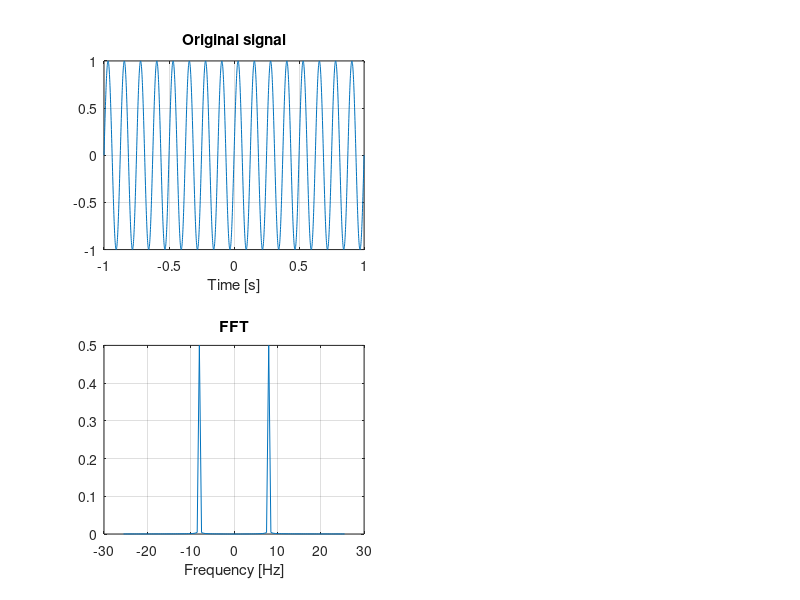
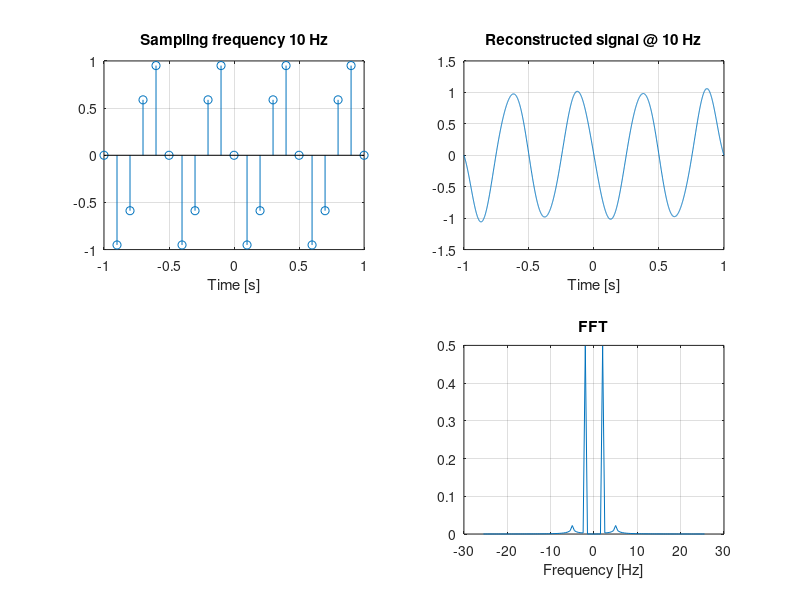
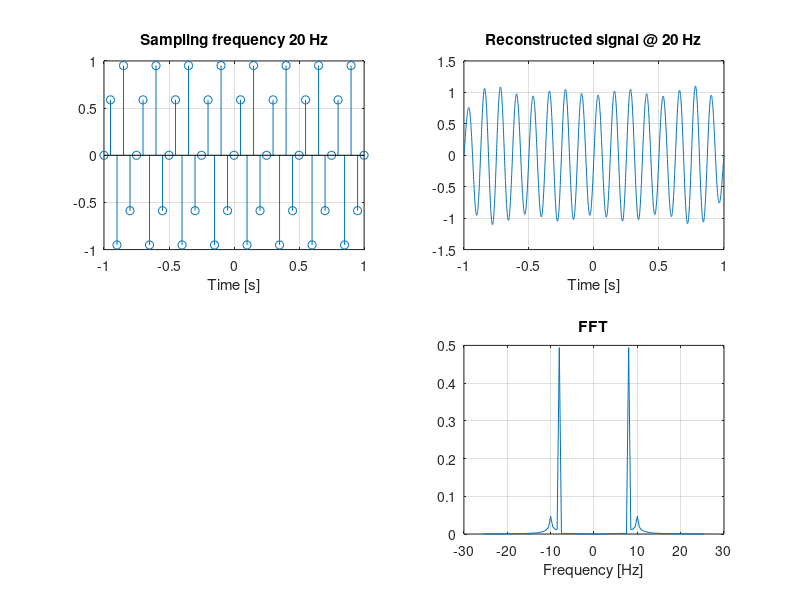

The MATLAB source for these figures, in order:
% Sampling/reconstruction/aliasing/filtering demo
%
%

function SamplingReconstruction
close all;
%Temporal limits for the example
limit=1;
dataFrequency=1000;
t=-limit:1/dataFrequency:limit;


%Definition of sinusoid components (amplitude + frequency)
%-------------------
%%%%%%%%%%%%%%%%%%%%
%Parameters to modify
%%%%%%%%%%%%%%%%%%%%
f(1)=8 ;a(1)=1;
%f(2)=7;a(2)=1;
%%%%%%%%%%%%%%%%%%%%
%-------------------

%Create the final signal from the different components
clear('y');
y=zeros(1,length(t));
for i=1:length(f)
    y=y+sin(2*pi*f(i)*t)*a(i);
end
%Plot Original Signal
temp=figure('Name','Original signal','NumberTitle','off');
resizeFigure(temp);
subplot(2,2,1); grid on;
plot(t,y); grid on;
xlabel('Time [s]');
title('Original signal');

%Compute Fourier Transform and plot it
%-------------------
%%%%%%%%%%%%%%%%%%%%
%Parameters to modify
%%%%%%%%%%%%%%%%%%%%
%Maximal frequency to display
Fmax=25;
%%%%%%%%%%%%%%%%%%%%
%-------------------
subplot(2,2,3); grid on;
fty=abs(fft(y)/length(y));
f=dataFrequency/2*linspace(0,1,round(length(y)/2));
fty=fty(1:length(f));
maxIndex=find(f>Fmax,1);
plot([-f(maxIndex:-1:2) f(1:maxIndex)], [fty(maxIndex:-1:2) fty(1:maxIndex)]); grid on;
xlabel('Frequency [Hz]');
title('FFT');

%Filter signal
%-------------------
%%%%%%%%%%%%%%%%%%%%
%Parameters to modify
%%%%%%%%%%%%%%%%%%%%
% filterType can be:
%   none: no filter
%   simplelow: first order low pass filter
%   bwlow: Butterworth low pass filter
%   bwhigh: Butterworth high pass filter
% filterType='simplelow';
% filterType='bwlow';
% filterType='bwhigh';
filterType='none';
Fc=3; %Filter cutoff frequency
filterOrder=3; % Only for Butterworth filter
%%%%%%%%%%%%%%%%%%%%
%-------------------

%Compute filter;
switch(filterType)
    case 'simplelow'
        %Simple first order low-pass filter
        % http://preview.web-ee.com/tutorials/digital_filters/1st_Order_Digital_Filter_Designer/
        k=exp(-Fc*pi/dataFrequency);
        b=[(1-k)];
        a=[1 -k];
        wintitle=sprintf('Bode plot: First order filter, cutoff %.2f Hz', Fc);
    case 'bwlow'
        [b,a]=butter(filterOrder,Fc/dataFrequency,'low');
        wintitle=sprintf('Bode plot: Butterworth low pass filter order %d, cutoff %.2f Hz', filterOrder, Fc);
    case 'bwhigh'
        [b,a]=butter(filterOrder,Fc/dataFrequency,'high');
        wintitle=sprintf('Bode plot: Butterworth high pass filter order %d, cutoff %.2f Hz', filterOrder, Fc);
    case 'none'
        %do nothing
    otherwise
        error('The filter must be chosen between ''none'',''simple'' and ''butterworth''');
end

%Display filter response
if (not(strcmp(filterType,'none')))
    figure('Name',wintitle,'NumberTitle','off');
    freqz(b,a,512,dataFrequency);
    ax = findall(gcf, 'Type', 'axes');
    set(ax, 'XScale', 'log');
end



%Filter the signal if a filter is used
if (not(strcmp(filterType,'none')))
    y=filter(b,a,y);
    %Display Filtered Signal
    figure(temp);
    subplot(2,2,2); 
    plot(t,y); grid on;
    xlabel('Time [s]');
    title('Filtered signal');
    %Compute Fourrier Transform of Filtered Signal
    subplot(2,2,4);
    fty=abs(fft(y)/length(y));
    f=dataFrequency/2*linspace(0,1,round(length(y)/2));
    fty=fty(1:length(f));
    maxIndex=find(f>Fmax,1);
    plot([-f(maxIndex:-1:2) f(1:maxIndex)], [fty(maxIndex:-1:2) fty(1:maxIndex)]); grid on;
    %A=axis;
    %A(1)=-1;
    %axis(A);
    xlabel('Frequency [Hz]');
    title('FFT');
end


%Array of the tested sampling frequencies
%-------------------
%%%%%%%%%%%%%%%%%%%%
%Parameters to modify
%%%%%%%%%%%%%%%%%%%%
fs=[10 20]; %You can specify multiple sampling frequencies to observe their influence
%%%%%%%%%%%%%%%%%%%%
%-------------------
%Loop for different sampling frequencies
for i=1:length(fs)
    wintitle=sprintf('Sampling frequency %d Hz',fs(i));
    figure('Name',wintitle,'NumberTitle','off');
    resizeFigure(gcf);    %Create a wider plot
       
    %Resample the signal at the desired frequency
    [ys,ts]=sampling(t,y,fs(i));
    %Plot signal on the left;
    subplot(2,2,1);      
    stem(ts,ys,'o');    grid on;
    title(['Sampling frequency ' num2str(fs(i)) ' Hz']);  
    xlabel('Time [s]');
       
    %Signal reconstruction
    tr=t;
    
    %%%%%%%%%%%%%%%%%%%%
    %Parameters to modify
    %%%%%%%%%%%%%%%%%%%%
    % can be either linearSignalReconstruction or wsSignalReconstruction
    yr=wsSignalReconstruction(tr,ts,ys);
    % yr=linearSignalReconstruction(tr,ts,ys);
    %%%%%%%%%%%%%%%%%%%%
    %-------------------
    
    %Plot reconstructed signal on the right    
    subplot(2,2,2);        
    plot(tr,yr); grid on;
    title(['Reconstructed signal @ ' num2str(fs(i)) ' Hz']);    
    xlabel('Time [s]');   
    %Compute Fourrier Transform of Filtered Signal
    subplot(2,2,4);
    fty=abs(fft(yr)/length(yr));
    f=dataFrequency/2*linspace(0,1,round(length(yr)/2));
    fty=fty(1:length(f));
    maxIndex=find(f>Fmax,1);   
    plot([-f(maxIndex:-1:2) f(1:maxIndex)], [fty(maxIndex:-1:2) fty(1:maxIndex)]); grid on;
    xlabel('Frequency [Hz]');
    title('FFT');
    
end




%Function to resample the signal
function [ys,ts]=sampling(t,y,Fs)
originalFrequency=1/(t(2)-t(1));
if(5*Fs>originalFrequency)
    error('Sampling frequency must be at least 5 times smaller than the original frequency');
end
step=round(originalFrequency/Fs);
ts=t(1:step:end);
ys=y(1:step:end);

%Function to reconstruct the signal
function yr=wsSignalReconstruction(tr,ts,ys)
%tr      Resulting timeline
%ts     Sampled timeline
%ys     Sampled signal
if(length(tr)<5*length(ts))
    error('Reconstructed signal must have a frequency 5 times bigger than the sampling frequency');
end
Ts=(ts(2)-ts(1));
yr=zeros(1,length(tr));
for j=1:length(tr)
    for k=1:length(ys)        
        shift=tr(j)-ts(k);
        yr(j)=yr(j)+sinc(shift/Ts)*ys(k);
    end
end

%Function to reconstruct the signal
function yr=linearSignalReconstruction(tr,ts,ys)
%tr      Resulting timeline
%ts     Sampled timeline
%ys     Sampled signal
if(length(tr)<5*length(ts))
    error('Reconstructed signal must have a frequency 5 times bigger than the sampling frequency');
end
k=0;
Ts=(ts(2)-ts(1));
Tr=(tr(2)-tr(1));
yr=zeros(1,length(tr));
for j=1:length(ts)-1
    for k=k+1:k+round(Ts/Tr)
        yr(k)=ys(j)+(ys(j+1)-ys(j))*(tr(k)-ts(j))/Ts;
    end
end

%First order low pass filter
%http://preview.web-ee.com/tutorials/digital_filters/1st_Order_Digital_Filter_Designer/
function yf=lowPassFilter(y,dataFrequency,Fc)
k=exp(-Fc*pi/dataFrequency);
yf(1)=(1-k)*y(1);
for i=2:length(y)
    yf(i)=(1-k)*y(i)+k*yf(i-1);
end

function resizeFigure(h)
position=get(h,'Position');
position(1)=100;
position(2)=200;
position(3)=position(3)*1.2;
position(4)=position(4)*1.2;
set(h,'Position',position);



        
